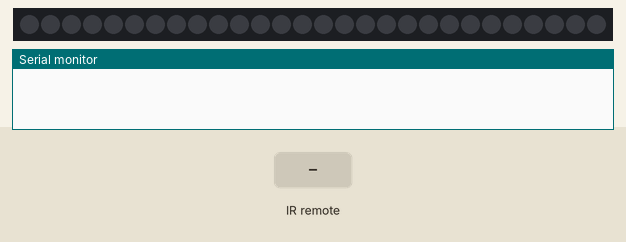
Recording of a sketch running on a simulated Arduino Uno, built with avr-gcc and run on an emulated ATmega328P. On the bench: 28 RGB LEDs in strip order, left to right, the last lines printed to the serial monitor. The inputs (shaded band) are chosen by the test bench. Random numbers use the default seed unless the sketch sets one.

Above: at 1.2 s.
1.3 s: infrared code 0xFFA857 received
At 1.45 s:
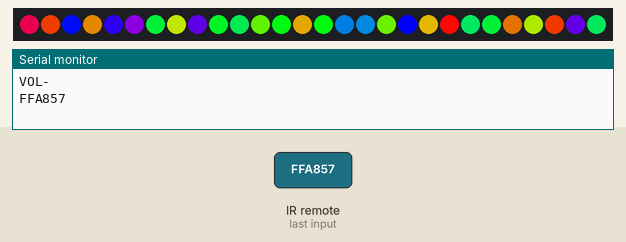
4.3 s: infrared code 0xFF629D received
At 7.26 s:
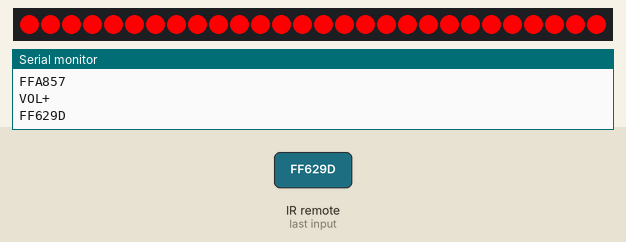
7.3 s: infrared code 0xFF18E7 received
At 7.59 s:
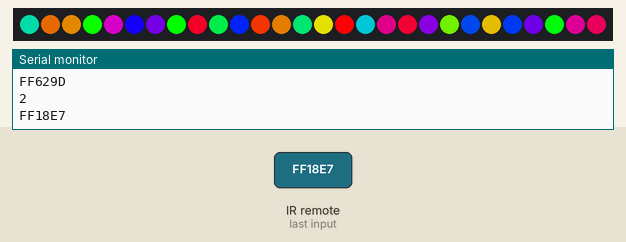
10.3 s: infrared code 0xFF30CF received
At 10.74 s:
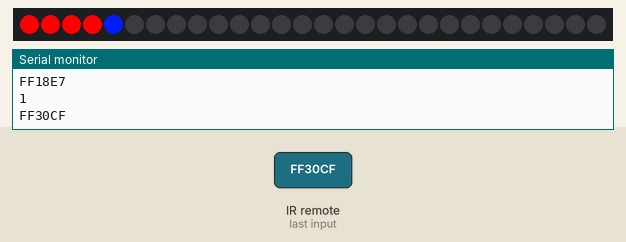
13.3 s: infrared code 0xFF10EF received
At 14.0 s:
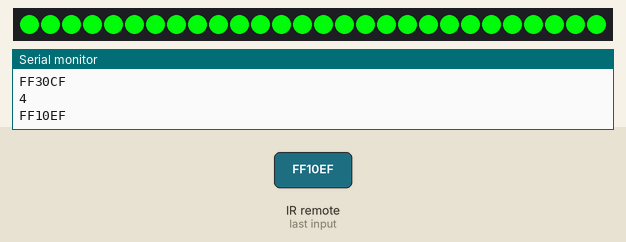
14.8 s: infrared code 0xFF38C7 received
At 15.2 s:
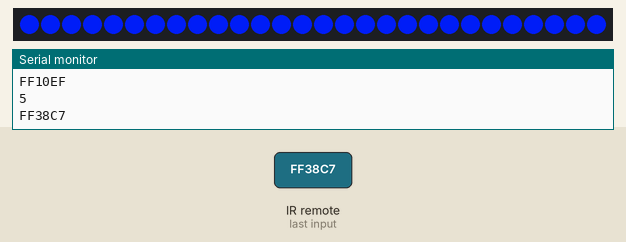

The sketch:

IRremoteControl.ino
```cpp
#include <FastLED.h>
#include <IRremote.h>

#define Num_Strip1 28
#define RECV_PIN 7

CRGB Strip1[Num_Strip1];

IRrecv irrecv(RECV_PIN);
decode_results results;

int Program = 0;
int maxProgram = 2;
int Num = 0;
int Run = 0;
int Program0Delay = 100;
int Program1Delay = 100;
int Program2Delay = 10;

unsigned long DelayTime = 0;

bool Active = false;

void setup()
{
  FastLED.addLeds<NEOPIXEL,6>(Strip1, Num_Strip1);
  Serial.begin(9600);
  irrecv.enableIRIn();
}

void translateIR()
{
  switch(results.value)
  {
    case 0xFF629D: ProgramUP(); ClearStrip(); Active = true; Serial.println("VOL+");           break;
    case 0xFFA857: ProgramDown(); ClearStrip(); Active = true; Serial.println("VOL-");         break;
    case 0xFF6897: Num = 0; Program = 0; Run = 0; ClearStrip(); Active = true; Serial.println("0");     break;
    case 0xFF30CF: Num = 0; Program = 1; Run = 0; ClearStrip(); Active = true; Serial.println("1");     break;
    case 0xFF18E7: Num = 0; Program = 2; ClearStrip(); Active = true; Serial.println("2");     break;
    case 0xFF7A85: StaticColour(0); Program = 6 && Serial.println("3");     break;
    case 0xFF10EF: StaticColour(100); Program = 6 && Serial.println("4");     break;
    case 0xFF38C7: StaticColour(155); Program = 6 && Serial.println("5");     break;
    case 0xFF5AA5:  Serial.println("6");     break;
    case 0xFF42BD:  Serial.println("7");     break;
    case 0xFF4AB5:  Serial.println("8");     break;
    case 0xFF52AD:  Serial.println("9");     break;
    case 0xFFA25D: ClearStrip(); Serial.println("OFF");

    default:
      Serial.println("other Button");
  }
}

void ClearStrip()
{
  Num = 0;
  for(; Num < Num_Strip1; Num++)
  {
    Strip1[Num] = CHSV(255, 255, 0);
  }
  FastLED.show();
  Num = 0;
}

void ProgramUP()
{
  Num = 0;
  Run = 0;
  if(Program < maxProgram)
  {
    Program++;
    for(; Num < Num_Strip1; Num++)
    {
      Strip1[Num] = CHSV(255, 255, 0);
    }
    FastLED.show();
  }
  else
  {
    Program = 0;
    for(; Num < Num_Strip1; Num++)
    {
      Strip1[Num] = CHSV(255, 255, 0);
    }
    FastLED.show();
  }
}

void ProgramDown()
{
  Num = 0;
  Run = 0;
  if(Program > 0)  {
    Program--;
    for(; Num < Num_Strip1; Num++)
    {
      Strip1[Num] = CHSV(255, 255, 0);
    }
    FastLED.show();
  }
  else
  {
    Program = maxProgram;
     for(; Num < Num_Strip1; Num++)
    {
      Strip1[Num] = CHSV(255, 255, 0);
    }
    FastLED.show();
  }
}

void StaticColour(int colour) {
  Num = 0;
  for(; Num < Num_Strip1; Num++)
  {
    Strip1[Num] = CHSV(colour, 255, 255);
  }
  FastLED.show();
}

void loop()
{
if(irrecv.decode(&results))
{
  Run = 0;
  Active = false;
  translateIR();
  Serial.println(results.value, HEX);
  irrecv.resume();
}

  if(Active == true && Program == 0 && Run == 0 && millis() - DelayTime >= Program0Delay)  {
    DelayTime = millis();
    Strip1[Num] = CHSV(255, 255, 255);
    Num++;
    if(Num > Num_Strip1) {
      Run = 1;
      Num = 0;
    }
    FastLED.show();
  }

  if(Active == true && Program == 0 && Run == 1 && millis() - DelayTime >= Program0Delay)  {
    DelayTime = millis();
    Strip1[Num] = CHSV(155, 255, 255);
    Num++;
    if(Num > Num_Strip1) {
      Run = 2;
      Num = 0;
    }
    FastLED.show();
  }

  if(Active == true && Program == 0 && Run == 2 && millis() - DelayTime >= Program0Delay)  {
    DelayTime = millis();
    Strip1[Num] = CHSV(100, 255, 255);
    Num++;
    if(Num > Num_Strip1)  {
      Run = 3;
      Num = Num_Strip1 - 1;
    }
    FastLED.show();
  }

  if(Active == true && Program == 0 && Run == 3 && millis() - DelayTime >= Program0Delay)  {
    DelayTime = millis();
    Strip1[Num] = CHSV(255, 255, 255);
    Num--;
    if(Num < 0)  {
      Run = 4;
      Num = Num_Strip1 - 1;
    }
    FastLED.show();
  }

  if(Active == true && Program == 0 && Run == 4 && millis() - DelayTime >= Program0Delay)  {
    DelayTime = millis();
    Strip1[Num] = CHSV(155, 255, 255);
    Num--;
    if(Num < 0)  {
      Run = 5;
      Num = Num_Strip1 - 1;
    }
    FastLED.show();
  }

  if(Active == true && Program == 0 && Run == 5 && millis() - DelayTime >= Program0Delay)  {
    DelayTime = millis();
    Strip1[Num] = CHSV(100, 255, 255);
    Num--;
    if(Num < 0)  {
      Run = 0;
      Num = 0;
    }
    FastLED.show();
  }

  if(Active == true && Program == 1 && Run == 0 && millis() - DelayTime >= Program1Delay)  {
    DelayTime = millis();
    Strip1[Num] = CHSV(255, 255, 255);
    Num++;
    Strip1[Num] = CHSV(155, 255, 255);
    if(Num >= Num_Strip1 - 1) {
      Run = 1;
    }
    FastLED.show();
  }

  if(Active == true && Program == 1 && Run == 1 && millis() - DelayTime >= Program1Delay)  {
    DelayTime = millis();
    Strip1[Num] = CHSV(255, 255, 255);
    Num--;
    Strip1[Num] = CHSV(155, 255, 255);
    if(Num <= 0)  {
      Run = 0;
    }
    FastLED.show();
  }

  if(Active == true && Program == 2 && millis() - DelayTime >= Program2Delay)  {
    DelayTime = millis();
    for(; Num <= Num_Strip1; Num++) {
      Strip1[Num] = CHSV(random(0, 255), 255, 255);
    }
    FastLED.show();
    Num = 0;
  }
}
```

Measured:
- after the input at 1.3 s, the LEDs: change at once (image 1)
- after the input at 14.8 s, the LEDs: change at once (image 6)
